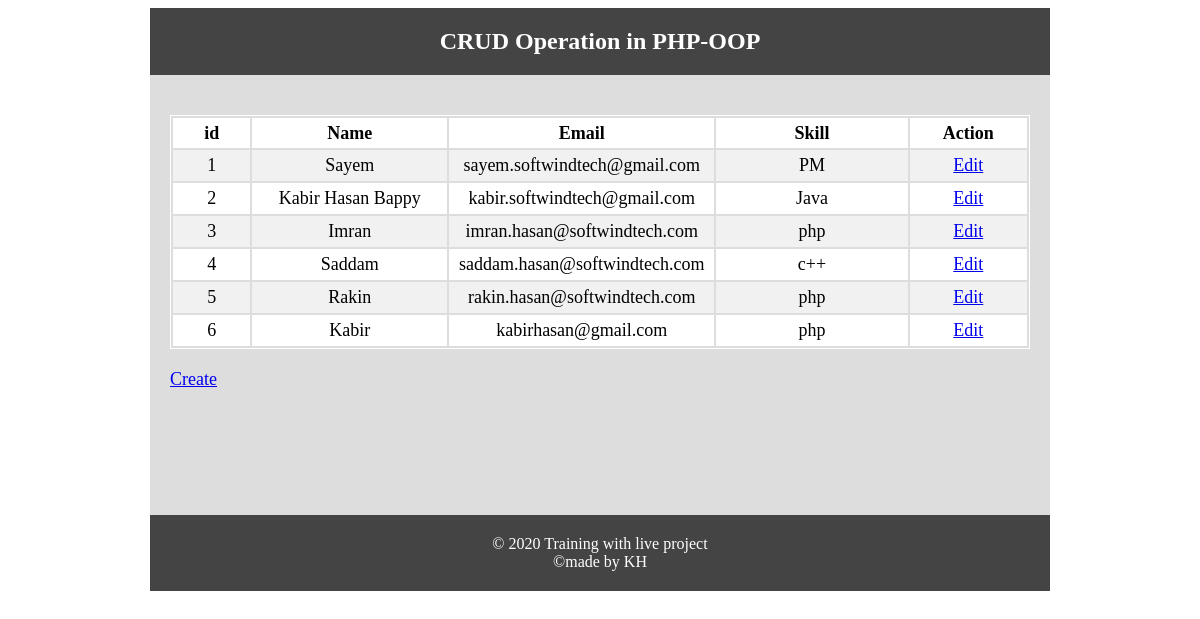
The page / on the database its author committed.
### tables this page shows
CREATE TABLE `users` (
  `id` int(11) NOT NULL,
  `name` varchar(255) NOT NULL,
  `email` varchar(255) NOT NULL,
  `skill` varchar(255) NOT NULL
);

### Database.php (called while the page is built, shortened)
<?php
Class Database {
	public $host = DB_HOST;
	public $user = DB_USER;
	public $pass = DB_PASS;
	public $dbname = DB_NAME;
	public $link;
	private function connectDB(){
		$this->link = new mysqli($this->host, $this->user, $this->pass, $this->dbname);
	}
 public function select($query)
 {
 	$result = $this->link->query($query) or die($this->link->error.__LINE__);
 	if ($result-> num_rows > 0) {
 		return $result;
 	}else{
 		return false;
 	}
 }
}
?>

### index.php (the view, shortened to what this page needs)
<?php include 'inc/header.php'; ?>
<?php
	$db = new Database();
	$query = 'SELECT * FROM users ORDER BY id DESC';
	$read = $db->select($query);
?>
<table class="tblone">
	<tr>
		<th width="10%">id</th>
		<th width="25%">Name</th>
		<th width="25%">Email</th>
		<th width="25%">Skill</th>
		<th width="15%">Action</th>
	</tr>
	<?php if ($read) { $i=0;
		?>
	<?php while ($row = $read->fetch_assoc()) {
		$i++;?>
	<tr>
		<td><?php echo $i; ?></td>
		<td><?php echo $row['name']; ?></td>
		<td><?php echo $row['email']; ?></td>
		<td><?php echo $row['skill']; ?></td>
		<td><a href="update.php?id=<?php echo $row['id']; ?>">Edit</a></td>
	</tr>
<?php }?>
<?php } else{?>?>
<p>Data not available....!</p>
	<?php }?>
</table>
<a href="create.php">Create</a>
<?php include 'inc/footer.php'; ?>

### inc/header.php (shortened to what this page needs)
<?php
include 'Database.php';
?>
<!doctype html>
<html>
<head>
</head>
<body>
<div class="phpcoding">
 <section class="headeroption">
  <h2>CRUD Operation in PHP-OOP</h2>
 </section>
  <section class="maincontent">

### inc/footer.php
 </section>
<section class="footeroption">
 <p>© <?php echo date("Y"); ?> Training with live project</p>
  <p style="color: white;">&copy;made by KH</p>
 </section>
</div>
</body>
</html>

### rows shown on the page
users: name "Sayem", email "sayem.softwindtech@gmail.com", skill "PM"
users: name "Kabir Hasan Bappy", email "kabir.softwindtech@gmail.com", skill "Java"
users: name "Imran", email "imran.hasan@softwindtech.com", skill "php"
users: name "Saddam", email "saddam.hasan@softwindtech.com", skill "c++"
users: name "Rakin", email "rakin.hasan@softwindtech.com", skill "php"
users: name "Kabir", email "kabirhasan@gmail.com", skill "php"
